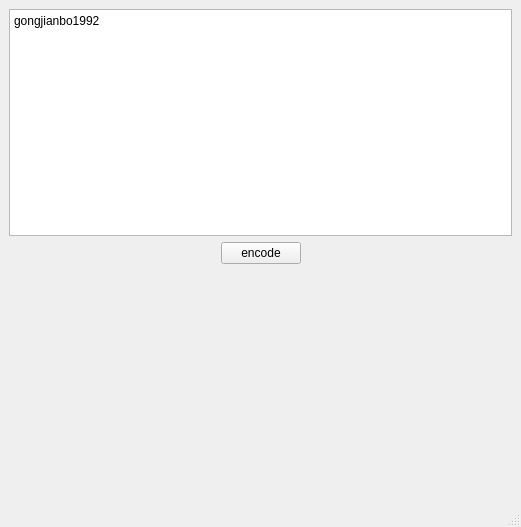
<?xml version="1.0" encoding="UTF-8"?>
<ui version="4.0">
 <class>MainWindow</class>
 <widget class="QMainWindow" name="MainWindow">
  <property name="geometry">
   <rect>
    <x>0</x>
    <y>0</y>
    <width>521</width>
    <height>527</height>
   </rect>
  </property>
  <property name="windowTitle">
   <string>MainWindow</string>
  </property>
  <widget class="QWidget" name="centralwidget">
   <layout class="QVBoxLayout" name="verticalLayout">
    <item>
     <widget class="QTextEdit" name="edit">
      <property name="html">
       <string>&lt;!DOCTYPE HTML PUBLIC &quot;-//W3C//DTD HTML 4.0//EN&quot; &quot;http://www.w3.org/TR/REC-html40/strict.dtd&quot;&gt;
&lt;html&gt;&lt;head&gt;&lt;meta name=&quot;qrichtext&quot; content=&quot;1&quot; /&gt;&lt;meta charset=&quot;utf-8&quot; /&gt;&lt;style type=&quot;text/css&quot;&gt;
p, li { white-space: pre-wrap; }
&lt;/style&gt;&lt;/head&gt;&lt;body style=&quot; font-family:'Microsoft YaHei UI'; font-size:9pt; font-weight:400; font-style:normal;&quot;&gt;
&lt;p style=&quot; margin-top:0px; margin-bottom:0px; margin-left:0px; margin-right:0px; -qt-block-indent:0; text-indent:0px;&quot;&gt;gongjianbo1992&lt;/p&gt;&lt;/body&gt;&lt;/html&gt;</string>
      </property>
     </widget>
    </item>
    <item>
     <layout class="QHBoxLayout" name="horizontalLayout">
      <item>
       <spacer name="horizontalSpacer">
        <property name="orientation">
         <enum>Qt::Horizontal</enum>
        </property>
        <property name="sizeHint" stdset="0">
         <size>
          <width>40</width>
          <height>20</height>
         </size>
        </property>
       </spacer>
      </item>
      <item>
       <widget class="QPushButton" name="pushButton">
        <property name="text">
         <string>encode</string>
        </property>
       </widget>
      </item>
      <item>
       <spacer name="horizontalSpacer_2">
        <property name="orientation">
         <enum>Qt::Horizontal</enum>
        </property>
        <property name="sizeHint" stdset="0">
         <size>
          <width>40</width>
          <height>20</height>
         </size>
        </property>
       </spacer>
      </item>
     </layout>
    </item>
    <item>
     <widget class="QLabel" name="label">
      <property name="sizePolicy">
       <sizepolicy hsizetype="Expanding" vsizetype="Expanding">
        <horstretch>0</horstretch>
        <verstretch>0</verstretch>
       </sizepolicy>
      </property>
      <property name="text">
       <string/>
      </property>
     </widget>
    </item>
   </layout>
  </widget>
  <widget class="QMenuBar" name="menubar">
   <property name="geometry">
    <rect>
     <x>0</x>
     <y>0</y>
     <width>521</width>
     <height>22</height>
    </rect>
   </property>
  </widget>
  <widget class="QStatusBar" name="statusbar"/>
 </widget>
 <resources/>
 <connections/>
</ui>
